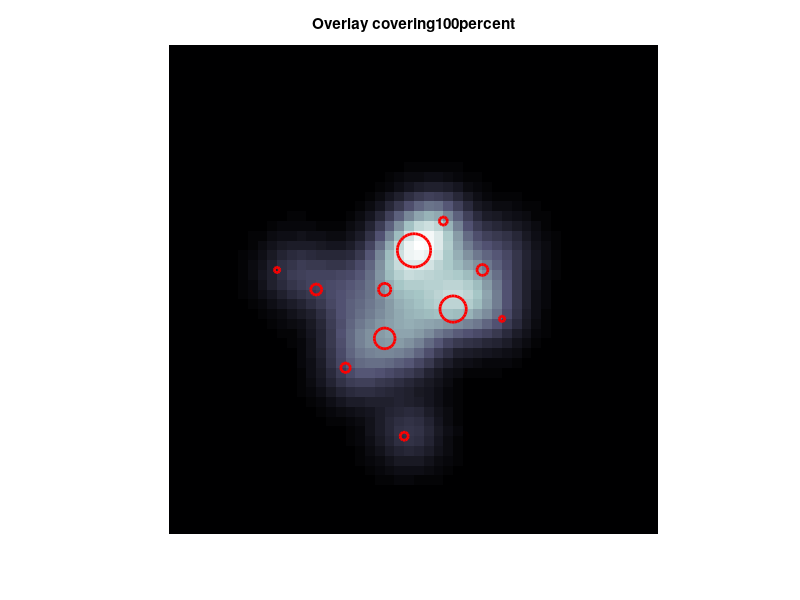

This chart was generated by the following MATLAB code:
function spotprops=peel_spots_from_image(im,Psf,ChipFract,RelChangeStop,sho);
%JWJK_C:-------------------------------------------------------------------
%Title: Multi-peak subtractor
%
%Summary: This function subtracts 2D Gaussians of fixed width from an image until a stop criterion
%is met. the gaussians can then be used for reconstructing the curve in
%main components, for example defined by optical separation.

%Output: %spotprops; table containing:
%     spotcount 
%     Peak 
%     Xpos 
%     Ypos 
%     Psf 
%     ThisSpotFraction
%     CoveredFraction
%     RelChange  
%
%Project: BN_CD16_Greg, Fabai ; JacobKers 2016
%:JWJK_C-------------------------------------------------------------------

if nargin<5  %make blob demo picture to show workings
%% example analysis settings
Psf=2.7;            %point spread function to use for peeling of spots
ChipFract=1;        %fraction of peak height to subtract
RelChangeStop=0.03; %stop criterio based on relative change of covered fraction
sho=1;              %for plotting
%% example blob picture
psf0=2.5;
hfz=25; blobno=20;
blobposX=hfz/5*randn(blobno,1)+hfz;
blobposY=hfz/5*randn(blobno,1)+hfz;
im=zeros(2*hfz+1,2*hfz+1);
for ii=1:blobno
    im=im+TwoDGaussNormPeak(im,blobposX(ii),blobposY(ii),psf0);
end
end

stopit=0;
PeelIm=im;
BuildIm=0*im;
spotcount=0;
CoveredFraction=[];
spotprops=[];
%close all;

while ~stopit
    [~,Xpos]=max(max(PeelIm));
    [Peak,Ypos]=max(max(PeelIm'));
    SpotIm= ChipFract*Peak*TwoDGaussNormPeak(im,Xpos,Ypos,Psf);        
    PeelIm=PeelIm-SpotIm;    
    PeelIm(PeelIm<0)=0;     
    BuildIm=BuildIm+SpotIm;
    spotcount=spotcount+1;
    CoveredFraction(spotcount)=sum(BuildIm(:))/sum(im(:));
    ThisSpotFraction(spotcount)=sum(SpotIm(:))/sum(im(:));     
    if spotcount>1 %check progress
        RelChange=(CoveredFraction(spotcount)...
                  -CoveredFraction(spotcount-1))./...
                   CoveredFraction(spotcount);
       if (RelChange<RelChangeStop) | (CoveredFraction(end)>1.1),...
               stopit=1; 
       end                             
    else
        RelChange=1;
    end        
    spotprops=[[spotprops];...
        [spotcount Peak Xpos Ypos Psf ThisSpotFraction(spotcount) ...
         CoveredFraction(spotcount) RelChange]];  
    if sho
        pcolor(PeelIm'); shading flat, colormap bone;
        axis equal; axis tight; axis off; hold on;
        caxis([min(im(:)) max(im(:))]);
        title('residu');
        pause(1);
    end   
end


%% some final corrections to ensure counts are preserved   
sumfraction=sum(spotprops(:,6));  
spotprops(:,2)=spotprops(:,2)/sumfraction;
spotprops(:,6)=spotprops(:,6)/sumfraction;
spotprops(:,7)=spotprops(:,7)/sumfraction;

%% plot menu
if sho 
    PlotProps=spotprops;
    figure(1); 
    %subplot(1,2,1);
    pcolor(im'); shading flat, colormap bone; hold on;
    axis equal; axis tight; axis xy; hold on; 
    perc=num2str(round(100*PlotProps(end,7)));
        title(strcat('Overlay covering',perc,'percent'));
    scale=24/max(PlotProps(:,6));
    [LS,~]=size(PlotProps);
    for sp=1:LS
        mrksize=ceil(PlotProps(sp,6)*scale);
        x=PlotProps(sp,3);
        y=PlotProps(sp,4);

        plot(y,x,'ro','MarkerSize',max([mrksize 1]),'LineWidth',2);
        hold on; 
        %text(y+1,x+1,num2str(sp),'BackgroundColor','w');
        %axis equal;
    end
    if 0
    [LS,~]=size(PlotProps);
        for sp=1:LS
            x0=PlotProps(sp,3);
            y0=PlotProps(sp,4);
            sel=find(PlotProps(:,1)~=sp);
            otherspots=PlotProps(sel,:);
            otherx=otherspots(:,3);
            othery=otherspots(:,4);
            rr=((otherx-x0).^2+(othery-y0).^2).^0.5;
            near_ones=find(rr<2*Psf);
            pairsX=[otherx(near_ones)' ; 0*otherx(near_ones)'+x0];
            pairsY=[othery(near_ones)' ; 0*othery(near_ones)'+y0];
            plot(pairsX,pairsY,'r', 'LineWidth',2); hold on;               
        end        
    end
end

 function PP= TwoDGaussNormPeak(im,x0,y0,psf)
%This is the equation for a 2D gaussian
[r,c]=size(im);
[XX,YY]=meshgrid(1:c,1:r);
RR=((XX-x0).^2+(YY-y0).^2).^0.5;  %distance of allpixels to clickpoint
PP =exp (-(RR).^2./(2*psf.^2));       
